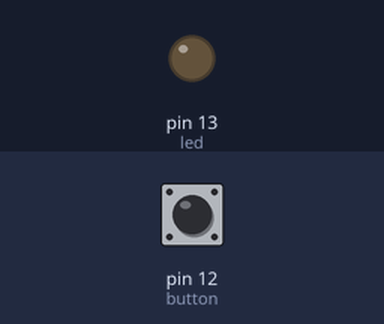
A sketch run on a simulated Arduino Uno, built with avr-gcc and run on an emulated ATmega328P. Shown: output pins drawn as LEDs (lit = HIGH). Dashed ring = blinking. Inputs (shaded band) come from the test bench; at power-on: pin 12 (button) LOW.

Above: at 1.2 s.
1.3 s: pin 12 (button) pulled HIGH for 0.15 s
At 1.4 s:
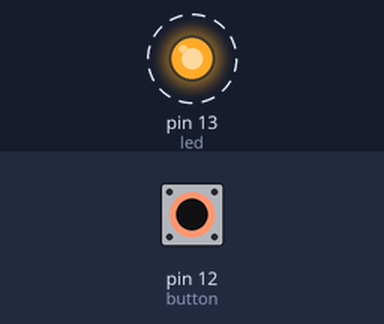
4.3 s: pin 12 (button) pulled HIGH for 1 s
At 6.6 s:
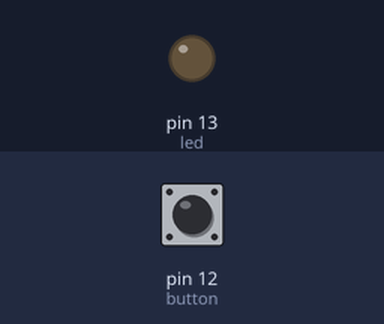
7.3 s: pin 12 (button) pulled HIGH for 3.2 s
At 7.4 s:
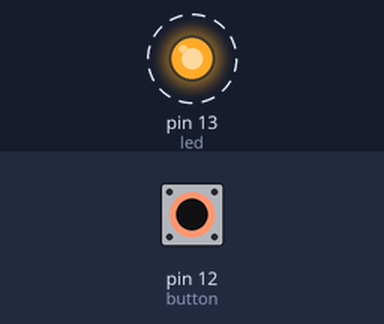
Timing chart, 0 to 12.6 s (numbered marks = the images above; inputs shaded):
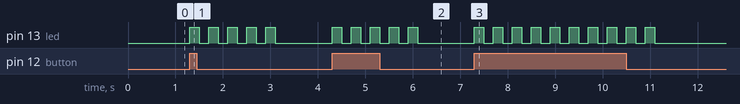

Measured:
- after the input at 1.3 s, pin 13 (led): alternates HIGH for 0.20 s and LOW for 0.20 s, 10 changes in all, then stays LOW, starting at once
- after the input at 4.3 s, pin 13 (led): alternates HIGH for 0.20 s and LOW for 0.20 s, 10 changes in all, then stays LOW, starting at once
- after the input at 7.3 s, pin 13 (led): alternates HIGH for 0.20 s and LOW for 0.20 s, 20 changes in all, then stays LOW, starting at once

The sketch:

input.ino
```cpp
int button = 12;
int led = 13;
void setup() {
  // put your setup code here, to run once:
  //set pin 13 as output
  pinMode(led, OUTPUT);
  //set pin 12 as input
  pinMode(button, INPUT);
}

void loop() {
  // put your main code here, to run repeatedly:
  //turn led on if button pressed
  if(digitalRead(button) == HIGH){
    digitalWrite(led, HIGH);
    delay(200);
    digitalWrite(led, LOW);
    delay(200);
      digitalWrite(led, HIGH);
    delay(200);
    digitalWrite(led, LOW);
    delay(200);
      digitalWrite(led, HIGH);
    delay(200);
    digitalWrite(led, LOW);
    delay(200);
      digitalWrite(led, HIGH);
    delay(200);
    digitalWrite(led, LOW);
    delay(200);
      digitalWrite(led, HIGH);
    delay(200);
    digitalWrite(led, LOW);
    delay(200);
  }else{
    digitalWrite(led, LOW);
  }
}
```
